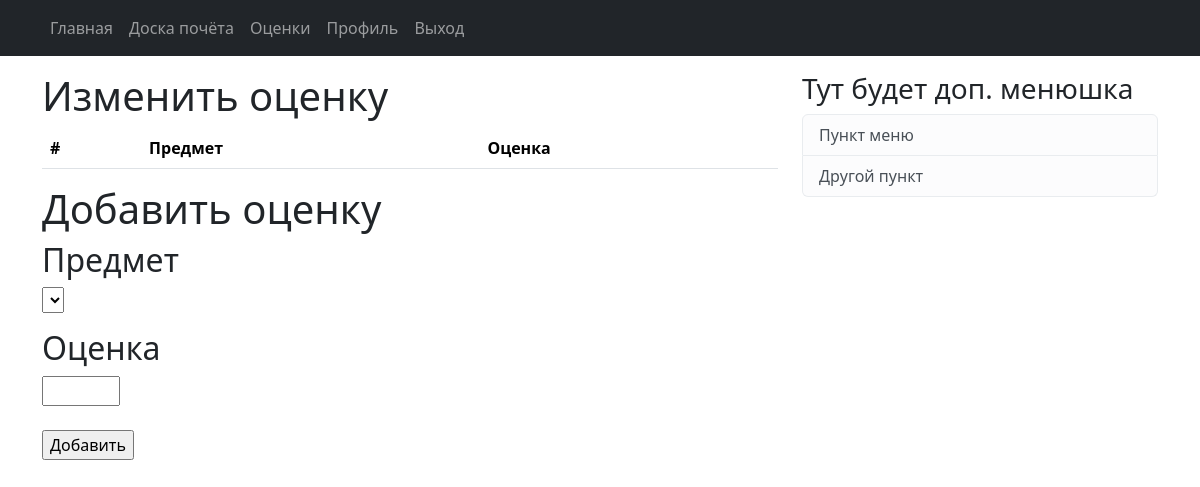
Page /add_marks/ (signed in) on the earlier database version.
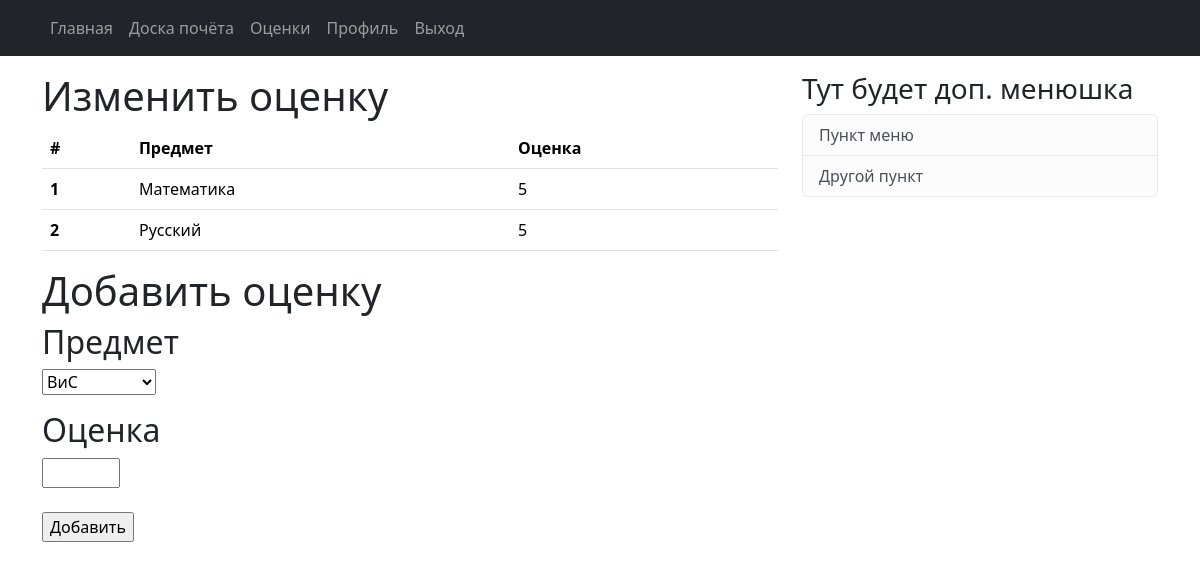
Same page on the later database version.
### users/models.py (models this page shows, shortened)
class SubjectMarks(models.Model):
    student = models.ForeignKey(Student, on_delete=models.CASCADE)
    subject = models.ForeignKey(Subject, on_delete=models.CASCADE)
    mark = models.IntegerField()
    class Meta:
        unique_together = ['student', 'subject']

class Subject(models.Model):
    name = models.CharField(max_length=64)
    def __str__(self) -> str:
        return f'{self.name}'

### users/views.py (the view)
# urls.py: path('add_marks/', views.add_marks, name='add_marks'),
@login_required
def add_marks(request):
    print('abbabaa')
    if request.method == 'POST':
        mark = request.POST.get('mark')
        subject = request.POST.get('subject')
        student = Student.objects.get(profile=Profile.objects.get(user=request.user))
        SubjectMarks.objects.create(mark=mark, subject=Subject.objects.create(name=subject), student=student)
        return redirect('add_marks')
    else:
        marks = SubjectMarks.objects.all()
        subject = list(Subject.objects.all())
        res = []
        for mark in marks:
            if mark.student.profile.user == request.user:
                res.append(mark)
                if mark.subject.name in [s.name for s in subject]:
                    subject.remove(mark.subject)
        context = {
            'marks': res,
            'subjects': subject
        }
        return render(request, 'users/add_marks.html', context)

### users/templates/users/add_marks.html (shortened to what this page needs)
{% extends "leader_board/index.html" %}
{% load static %}
{% block content %}
<h1>Изменить оценку</h1>
<table class="table">
    <thead>
    <tr>
        <th scope="col">#</th>
        <th scope="col">Предмет</th>
        <th scope="col">Оценка</th>
    </tr>
    </thead>
    <tbody>
    {% for x in marks %}
    <tr>
        <th scope="row">{{forloop.counter}}</th>
        <td>{{ x.subject }}</td>
        <td>{{ x.mark }}</td>
    </tr>
    {% endfor %}
    </tbody>
</table>
<h1>Добавить оценку</h1>
<form action="{% url 'add_marks' %}" method="post">
    <h2>Предмет</h2>
    <div class="form-group col-md-12 mb-3">
        <select name="subject">
        {% for subject in subjects %}
            <option value="{{ subject }}">{{ subject }}</option>
        {% endfor %}
        </select>
    </div>
    <h2>Оценка</h2>
    <input type="number" min="2" max="5" name="mark">
    <br><br>
    <input type="submit" value="Добавить">
</form>
{% endblock content %}

### leader_board/templates/leader_board/index.html (shortened to what this page needs)
{% load static %}
<!DOCTYPE html>
<html>
<head>
    <link href="https://cdn.jsdelivr.net/npm/bootstrap@5.3.3/dist/css/bootstrap.min.css" rel="stylesheet"
>
</head>
<body>
<header>
    <nav class="navbar navbar-expand-md navbar-dark bg-dark fixed-top">
        <div class="container">
            <div class="collapse navbar-collapse" id="navbarToggle">
                <div class="navbar-nav mr-auto">
                    <a class="nav-item nav-link " href="{% url 'index' %}">Главная</a>
                    <a class="nav-item nav-link " href="{% url 'leader_board' %}">Доска почёта</a>
                    <a class="nav-item nav-link " href="{% url 'marks_list' %}">Оценки</a>
                </div>
                <div class="navbar-nav">
                    {% if user.is_authenticated %}
                    <a class="nav-item nav-link" href="{% url 'profile' %}">Профиль</a>
                    <a class="nav-item nav-link" href="{% url 'logout' %}">Выход</a>
                    {% else %}
                    <a class="nav-item nav-link" href="{% url 'login' %}">Вход</a>
                    <a class="nav-item nav-link" href="{% url 'register' %}">Регистрация</a>
                    {% endif %}
                </div>
            </div>
        </div>
    </nav>
</header>
<br><br><br>
<main role="main" class="container">
    <div class="row">
        <div class="col-md-8">
            {% block content %}{% endblock %}
        </div>
        <div class="col-md-4">
            <div class="content-section">
                <h3>Тут будет доп. менюшка</h3>
                <ul class="list-group">
                    <li class="list-group-item list-group-item-light">Пункт меню</li>
                    <li class="list-group-item list-group-item-light">Другой пункт</li>
                </ul>
            </div>
        </div>
    </div>
</main>
</body>
</html>

Differences in the rows shown:
added SubjectMarks: subject "Математика", mark "5"
added SubjectMarks: subject "Русский", mark "5"
Other differences:
form field subject: (not shown) → "ВиС"
